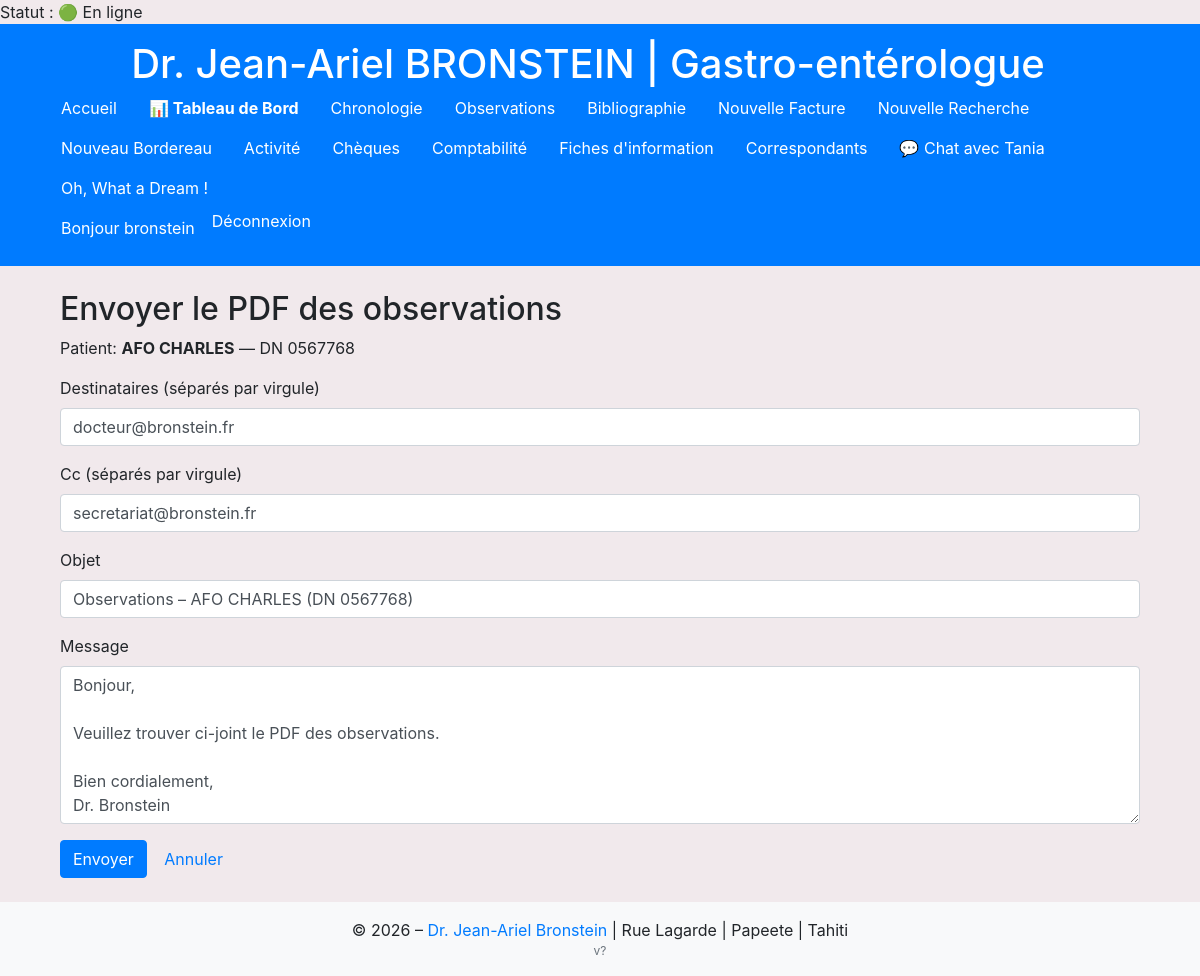
Screenshot of /facturation/observations/0567768/email/ (signed in) with the database file from the repository.
### comptabilite/models.py (models this page shows, shortened)
class Facturation(models.Model):
    dn = models.CharField(
        max_length=7,
        verbose_name="DN (numéro à 7 chiffres)"
    )
    nom = models.CharField(
        max_length=100,
        verbose_name="Nom du patient"
    )
    prenom = models.CharField(
        max_length=100,
        verbose_name="Prénom du patient"
    )
    date_naissance = models.DateField(
        verbose_name="Date de naissance"
    )
    date_acte = models.DateField(
        verbose_name="Date de l'acte"
    )
    date_facture = models.DateField(
        verbose_name="Date de la facture"
    )
    REGIME_CHOICES = [
        ('Sécurité Sociale', 'Sécurité Sociale'),
        ('RNS', 'RNS'),
        ('Salarié', 'Salarié'),
        ('RST', 'RST'),
    ]
    regime = models.CharField(
        max_length=20,
        choices=REGIME_CHOICES,
        verbose_name="Régime"
    )
    droit_ouvert = models.BooleanField(
        default=False,
        verbose_name="Droits ouverts : (oui/non)"
    )
    regime_tp = models.BooleanField(
        default=False,
        verbose_name="Tiers Payants : (oui/non)"
    )
    regime_lm = models.BooleanField(
        default=False,
        verbose_name="Régime LM (oui/non)"
    )
    LIEU_CHOICES = [
        ('Cabinet', 'Cabinet'),
        ('Clinique', 'Clinique')
    ]
    lieu_acte = models.CharField(
        max_length=50,
        choices=LIEU_CHOICES,
        default='Cabinet',
        verbose_name="Lieu de l'acte"
    )
    code_acte = models.ForeignKey(
        Code,
        null=True,      # autorise NULL en base
        blank=True,
        on_delete=models.CASCADE,
        related_name='facturations',
        verbose_name="Code de l'acte"
    )
    numero_facture = models.CharField(
        max_length=50,
        null=True,      # autorise NULL en base
        blank=True,     # autorise vide dans les formulaires
        verbose_name="Numéro de facture"
    )
    total_acte = models.DecimalField(
        max_digits=10,
        decimal_places=0,
        null=True,      # autorise NULL en base
        blank=True,     # autorise vide dans les formulaires
        verbose_name="Montant total de l'acte (facturé)"
    )
    tiers_payant = models.DecimalField(
        max_digits=10,
        decimal_places=0,
        null=True,      # ici
        blank=True,     # et ici
        verbose_name="Montant tiers payant"
    )
    total_paye = models.DecimalField(
        max_digits=10,
        decimal_places=0,
        null=True,
        blank=True,
        verbose_name="Total payé"
    )
    STATUT_CHOICES = [
        ('RAS', 'RAS'),
        ('DNO', 'DNO'),
        ('DNOLM', 'DNOLM'),
        ('Impayé', 'Impayé'),
        ('Rejet', 'Rejet'),
    ]
    statut_dossier = models.CharField(
        max_length=20,
        choices=STATUT_CHOICES,
        default='RAS',
        verbose_name="Statut du dossier"
    )
    numero_rejet = models.CharField(
        max_length=50,
        null=True,
        blank=True,
        verbose_name="Numéro de rejet"
    )
    numero_bordereau = models.CharField(
        max_length=50,
        null=True,
        blank=True,
        verbose_name="Numéro de bordereau"
    )
    date_bordereau = models.DateField(
        null=True,
        blank=True,
        verbose_name="Date du bordereau"
    )
    remarque = models.TextField(
        null=True,
        blank=True,
        verbose_name="Remarques"
    )

### comptabilite/views.py (the view, shortened to what this page needs)
# urls.py: path('observations/<str:dn>/email/', views.observations_send_email, name='observations_send_email'),
@login_required
def observations_send_email(request, dn: str):
    observations = Observation.objects.filter(dn=dn).order_by('date_observation', 'created_at')
    fact = Facturation.objects.filter(dn=dn).order_by('-date_acte').first()
    if fact:
        patient = fact
    default_subject = f"Observations – {patient.nom} {patient.prenom} (DN {dn})"
    default_body = "Bonjour,\n\nVeuillez trouver ci-joint le PDF des observations.\n\nBien cordialement,\nDr. Bronstein"
    _cands = [request.user.email if getattr(request.user, 'email', '') else None, 'docteur@bronstein.fr']
    _cands = [x for x in _cands if x]
    default_to = ", ".join(list(dict.fromkeys([x.lower() for x in _cands])))
    return render(request, 'comptabilite/observations_email.html', {
        'patient': patient,
        'dn': dn,
        'default_subject': default_subject,
        'default_body': default_body,
        'default_to': default_to,
        'default_cc': 'secretariat@bronstein.fr',
    })

### comptabilite/models.py (called while the page is built)
    def is_online(self):
        return timezone.now() - self.last_seen < timezone.timedelta(minutes=5)

### comptabilite/templatetags/user_extras.py (called while the page is built)
@register.simple_tag
def get_user_profile(user):
    if user and user.is_authenticated:
        profile, _ = UserProfile.objects.get_or_create(user=user)
        return profile
    return None

### myproject/context_processors.py (called while the page is built)
def app_version(request):
    return {'APP_VERSION': _get_version()}

### comptabilite/templates/comptabilite/observations_email.html (shortened to what this page needs)
{% extends 'base.html' %}
{% block content %}
<div class="container mt-4">
  <h2>Envoyer le PDF des observations</h2>
  <p>
    Patient: <strong>{{ patient.nom }} {{ patient.prenom }}</strong> — DN {{ patient.dn }}
  </p>
  <form method="post">
    <div class="form-group">
      <label>Destinataires (séparés par virgule)</label>
  <input type="text" name="to" class="form-control" placeholder="ex: secretariat@bronstein.fr, docteur@bronstein.fr" value="{{ default_to }}">
    </div>
    <div class="form-group">
      <label>Cc (séparés par virgule)</label>
      <input type="text" name="cc" class="form-control" placeholder="ex: copie@exemple.com" value="{{ default_cc }}">
    </div>
    <div class="form-group">
      <label>Objet</label>
      <input type="text" name="subject" class="form-control" value="{{ default_subject }}">
    </div>
    <div class="form-group">
      <label>Message</label>
      <textarea name="body" rows="6" class="form-control">{{ default_body }}</textarea>
    </div>
    <button type="submit" class="btn btn-primary">Envoyer</button>
    <a href="{% url 'patients_detail' patient.dn %}" class="btn btn-link">Annuler</a>
  </form>
</div>
{% endblock %}

### templates/base.html (shortened to what this page needs)
{% load static %}
{% load user_extras %}
{% if request.user.is_authenticated %}
  {% get_user_profile request.user as profile %}
  {% if profile %}
    Statut : {% if profile.is_online %}🟢 En ligne{% else %}⚪ Hors ligne{% endif %}
  {% endif %}
{% endif %}
<!DOCTYPE html>
<html lang="fr">
<head>
  <link rel="stylesheet" href="https://stackpath.bootstrapcdn.com/bootstrap/4.5.2/css/bootstrap.min.css">
  <link rel="stylesheet" href="{% static 'css/style.css' %}">
  <link rel="stylesheet" href="https://cdnjs.cloudflare.com/ajax/libs/bootstrap-datepicker/1.9.0/css/bootstrap-datepicker.min.css">
</head>
<body data-user-id="{{ request.user.id|default:'' }}" data-msg-url="{% url 'get_messages' %}" data-chat-template="{% url 'chat_view' 0 %}">
  <header class="bg-primary text-white py-3">
    <div class="container text-center">
      <h1 class="mb-0 mr-4">Dr. Jean-Ariel BRONSTEIN | Gastro-entérologue</h1>
      <nav class="flex-grow-1">
        <ul class="nav">
          <li class="nav-item"><a class="nav-link text-white" href="{% url 'patients_list' %}">Accueil</a></li>
          <li class="nav-item"><a class="nav-link text-white" href="{% url 'dashboard' %}"><strong>📊 Tableau de Bord</strong></a></li>
          <li class="nav-item"><a class="nav-link text-white" href="{% url 'facturation_list' %}">Chronologie</a></li>
          <li class="nav-item"><a class="nav-link text-white" href="{% url 'observations_patient_list' %}">Observations</a></li>
          <li class="nav-item"><a class="nav-link text-white" href="{% url 'bibliographie_list' %}">Bibliographie</a></li>
          <li class="nav-item"><a class="nav-link text-white" href="{% url 'facturation_create' %}">Nouvelle Facture</a></li>
          <li class="nav-item"><a class="nav-link text-white" href="{% url 'facturation_search_list' %}">Nouvelle Recherche</a></li>
          <li class="nav-item"><a class="nav-link text-white" href="{% url 'create_bordereau' %}">Nouveau Bordereau</a></li>
          <li class="nav-item"><a class="nav-link text-white" href="{% url 'activity_list' %}">Activité</a></li>
          <li class="nav-item"><a class="nav-link text-white" href="{% url 'cheque_listing' %}">Chèques</a></li>
          <li class="nav-item"><a class="nav-link text-white" href="{% url 'comptabilite_summary' %}">Comptabilité</a></li>
          <li class="nav-item"><a class="nav-link text-white" href="{% url 'fiches_information' %}">Fiches d'information</a></li>
          <li class="nav-item"><a class="nav-link text-white" href="{% url 'correspondants_list' %}">Correspondants</a></li>
          {% if request.user.username == "bronstein" %}
  <li><a class="nav-link text-white chat-open" href="{% url 'chat_view' 3 %}">💬 Chat avec Tania</a></li>
{% elif request.user.username == "Tania" %}
  <li><a class="nav-link text-white chat-open" href="{% url 'chat_view' 1 %}">💬 Chat avec Taote</a></li>
{% endif %}
          <li class="nav-item">
            <a class="nav-link text-white" href="javascript:void(0)" onclick="ouvrirLienAuHasard()">Oh, What a Dream !</a>
          </li>
        </ul>
      </nav>
      <ul class="nav">
        {% if user.is_authenticated %}
          <li class="nav-item"><span class="nav-link disabled text-white">Bonjour {{ user.get_username }}</span></li>
          <li class="nav-item">
            <form method="post" action="{% url 'logout' %}">
              <button type="submit" class="btn btn-link nav-link text-white p-0">Déconnexion</button>
            </form>
          </li>
        {% else %}
          <li class="nav-item"><a class="nav-link text-white" href="{% url 'login' %}">Connexion</a></li>
        {% endif %}
      </ul>
    </div>
  </header>
  <main class="container my-4">
    {% block content %}{% endblock %}
  </main>
  <footer class="bg-light text-center py-3">
    <div class="container">
      <p class="mb-0">&copy; 2026 – <a href="{% url 'admin:index' %}">Dr. Jean-Ariel Bronstein</a> | Rue Lagarde | Papeete | Tahiti</p>
      <p class="mb-0 text-muted" style="font-size:0.75rem;">{{ APP_VERSION }}</p>
    </div>
  </footer>
</body>
</html>

### templates/base.html (style rules this page uses)
body { background-color: #f1e9ec; }

### rows the page displays
Facturation: nom "AFO", prenom "CHARLES", dn "0567768"

### other values shown
{{ user.get_username }} "bronstein"
{{ APP_VERSION }} "v?"
